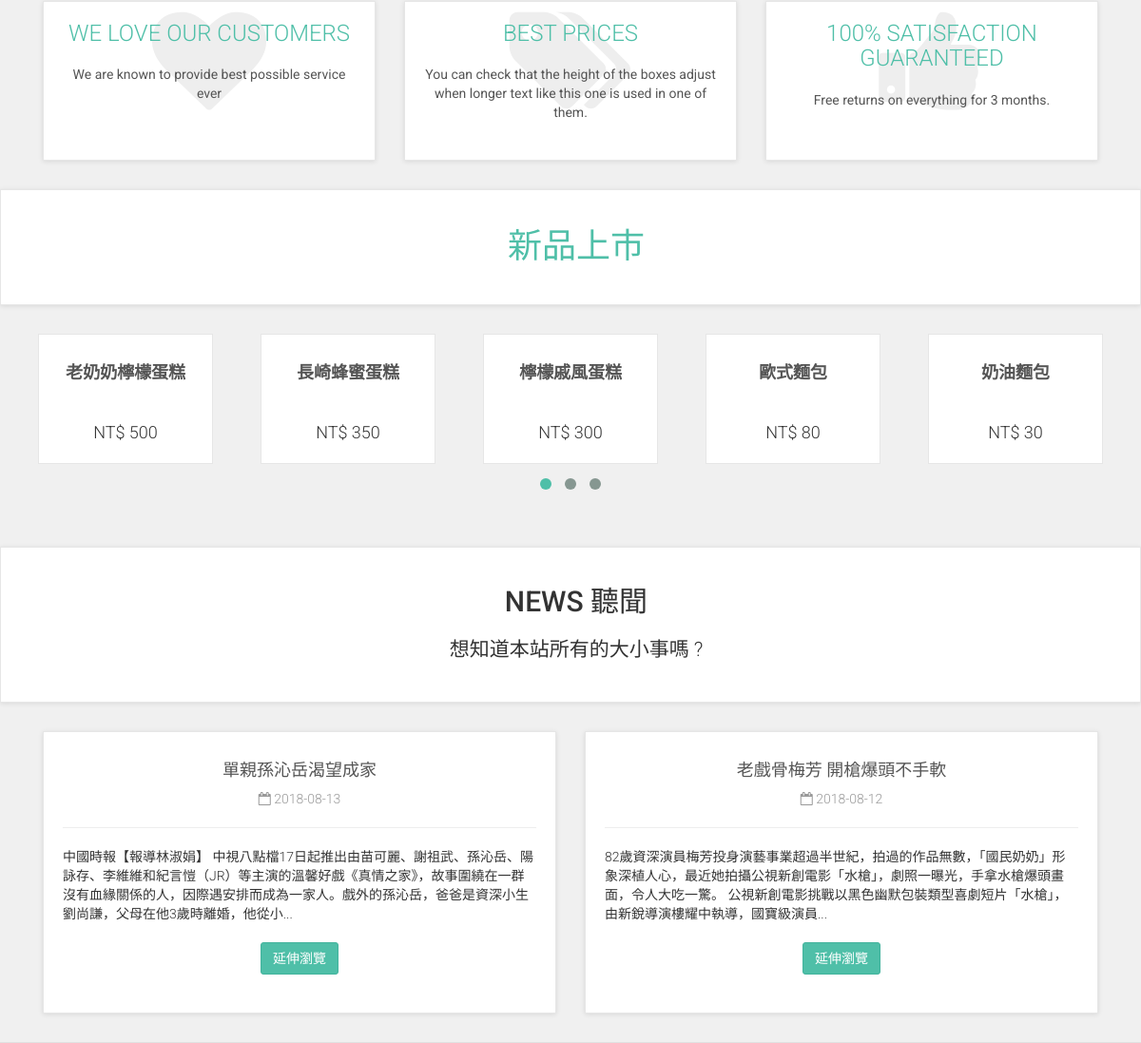
Before: / (middle part) with the older database file.
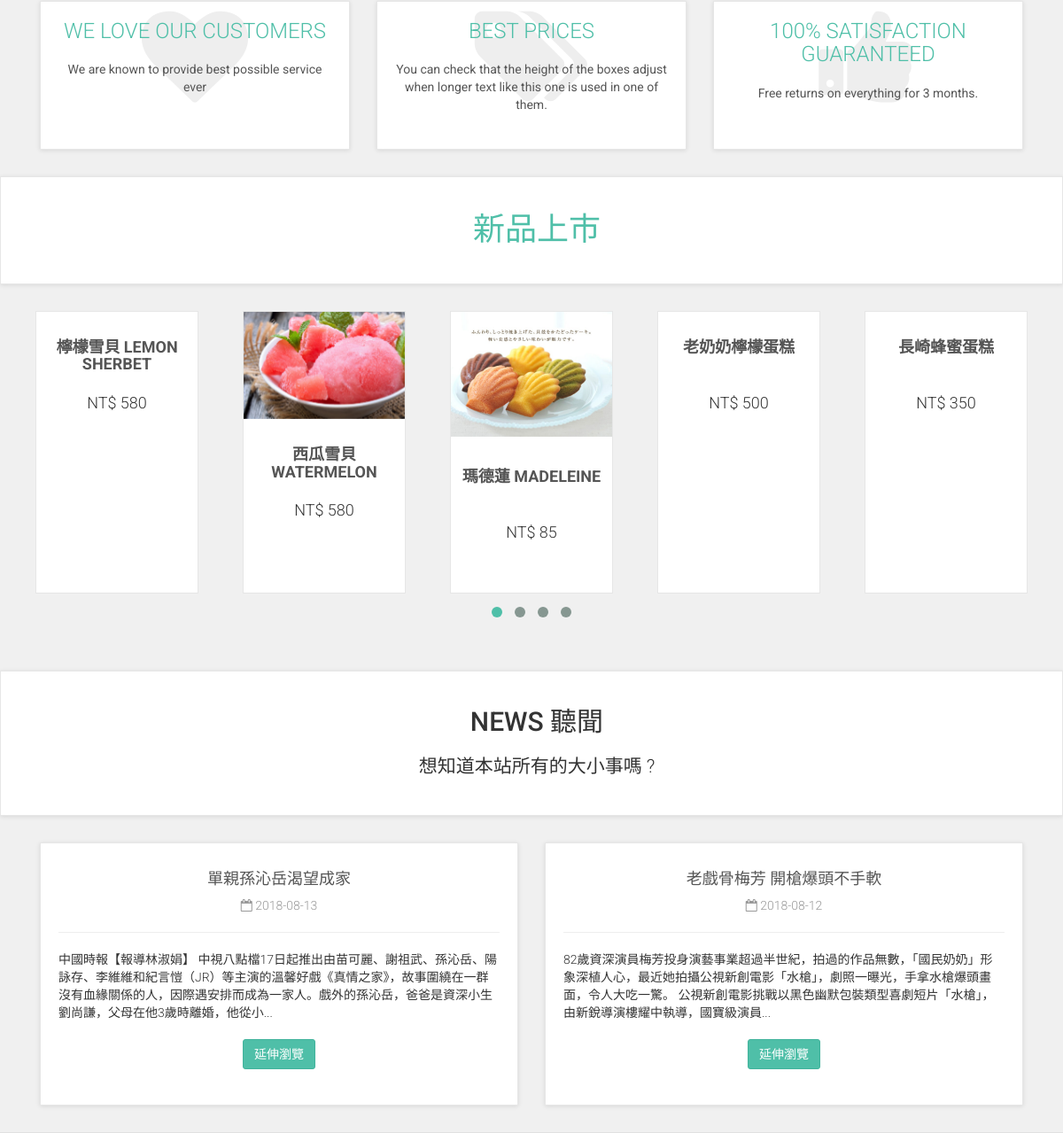
After: the same page with the newer database file.
### tables this page shows
CREATE TABLE IF NOT EXISTS `products` (
  `products_id` int(11) NOT NULL,
  `product_categories_id` int(11) NOT NULL,
  `picture` varchar(255) DEFAULT NULL,
  `name` varchar(255) NOT NULL,
  `description` text NOT NULL,
  `price` varchar(255) NOT NULL,
  `created_at` varchar(255) DEFAULT NULL,
  `updated_at` varchar(255) DEFAULT NULL
);

CREATE TABLE IF NOT EXISTS `news` (
  `news_id` int(11) NOT NULL,
  `published_date` varchar(255) NOT NULL,
  `title` varchar(255) NOT NULL,
  `content` text NOT NULL,
  `created_at` varchar(255) DEFAULT NULL,
  `updated_at` varchar(255) DEFAULT NULL
);

### index.php (the view, shortened to what this page needs)
<?php
require_once ('connection/connection.php');
$query2 = $db->query("SELECT * FROM products ORDER BY created_at DESC LIMIT 0,18");
$products_list = $query2->fetchAll(PDO::FETCH_ASSOC);
$query3 = $db->query("SELECT * FROM news ORDER BY published_date DESC LIMIT 0,2");
$news_list = $query3->fetchAll(PDO::FETCH_ASSOC);
?>
<!DOCTYPE html>
<html lang="en">
<head>
    <link href="css/cake/font-awesome.css" rel="stylesheet">
    <link href="css/cake/bootstrap.min.css" rel="stylesheet">
    <link href="css/cake/animate.min.css" rel="stylesheet">
    <link href="css/cake/owl.carousel.css" rel="stylesheet">
    <link href="css/cake/owl.theme.css" rel="stylesheet">
    <link href="lib/content-slider/content-slider.css" rel="stylesheet">
    <link href="css/cake/style.default.css" rel="stylesheet" id="theme-stylesheet">
    <link href="css/cake/custom.css" rel="stylesheet">
</head>
<body>
    <div id="all">
        <div id="content">
 <div id="advantages">
<div class="container">
    <div class="same-height-row">
        <div class="col-sm-4">
            <div class="box same-height clickable">
                <div class="icon"><i class="fa fa-heart"></i>
                </div>
                <h3><a href="#">We love our customers</a></h3>
                <p>We are known to provide best possible service ever</p>
            </div>
        </div>
        <div class="col-sm-4">
            <div class="box same-height clickable">
                <div class="icon"><i class="fa fa-tags"></i>
                </div>
                <h3><a href="#">Best prices</a></h3>
                <p>You can check that the height of the boxes adjust when longer text like this one is used in one of them.</p>
            </div>
        </div>
        <div class="col-sm-4">
            <div class="box same-height clickable">
                <div class="icon"><i class="fa fa-thumbs-up"></i>
                </div>
                <h3><a href="#">100% satisfaction guaranteed</a></h3>
                <p>Free returns on everything for 3 months.</p>
            </div>
        </div>
    </div>
</div>
</div>
 <div id="hot">
<div class="box">
    <div class="container">
        <div class="col-md-12">
            <h2>新品上市</h2>
        </div>
    </div>
</div>
<div class="container">
<div class="row same-height-row">
    <div class="product-slider">
    <?php foreach ($products_list as $products){ ?>
<div class="item">
    <div class="col-md-16">
            <div class="product same-height">
                <div class="flip-container">
                    <div class="flipper">
                        <div class="front">
                            <a href="frontend/products.php?id=<?php echo $products['products_id']; ?>">
                                <img src="uploads/products/<?php echo $products['picture']; ?>" alt="" class="img-responsive">
                            </a>
                        </div>
                        <div class="back">
                            <a href="frontend/products.php?id=<?php echo $products['products_id']; ?>">
                            </a>
                        </div>
                    </div>
                </div>
                <div class="text">
                    <h3><a href="frontend/products.php?id=<?php echo $products['products_id']; ?>"><?php echo $products['name']; ?></a></h3>
                    <p class="price">NT$ <?php echo $products['price']; ?></p>
                </div>
            </div>
    </div>
</div>
               <?php } ?>
    </div>
</div>
</div>
</div>
            <div class="box text-center" data-animate="fadeInUp">
                <div class="container">
                    <div class="col-md-12">
                        <h2>NEWS 聽聞</h2>
                        <p class="lead">
                        想知道本站所有的大小事嗎 ?
                        </p>
                    </div>
                </div>
            </div>
            <div class="container">
<div class="col-md-12" data-animate="fadeInUp">
    <div id="blog-homepage" class="row">
    <?php foreach($news_list as $news){ ?>
        <div class="col-sm-6">
            <div class="post">
                <h4><a href="frontend/news.php"><?php echo $news['title']; ?></a></h4>
                <p class="author-category"><i class="fa fa-calendar-o"></i> <?php echo $news['published_date']; ?>
                </p>
                <hr>
                <p class="intro"><?php echo mb_strimwidth(strip_tags($news['content']),0,250,"..."); ?></p>
                <p class="read-more"><a href="frontend/news.php?id=<?php echo $news['news_id']; ?>" class="btn btn-primary">延伸瀏覽</a>
                </p>
            </div>
        </div>
    <?php } ?>
    </div>
</div>
</div>
        </div>
    </div>
</body>
</html>

Changed rows visible on the page:
no longer on this page (row unchanged): products: name "檸檬戚風蛋糕", price "300"
no longer on this page (row unchanged): products: name "歐式麵包", price "80"
no longer on this page (row unchanged): products: name "奶油麵包", price "30"
added products: name "檸檬雪貝 LEMON SHERBET", price "580"
added products: picture (picture), name "西瓜雪貝 WATERMELON…", price "580"
now on this page (row edited): products: picture (picture), name "瑪德蓮 MADELEINE", price "85"
